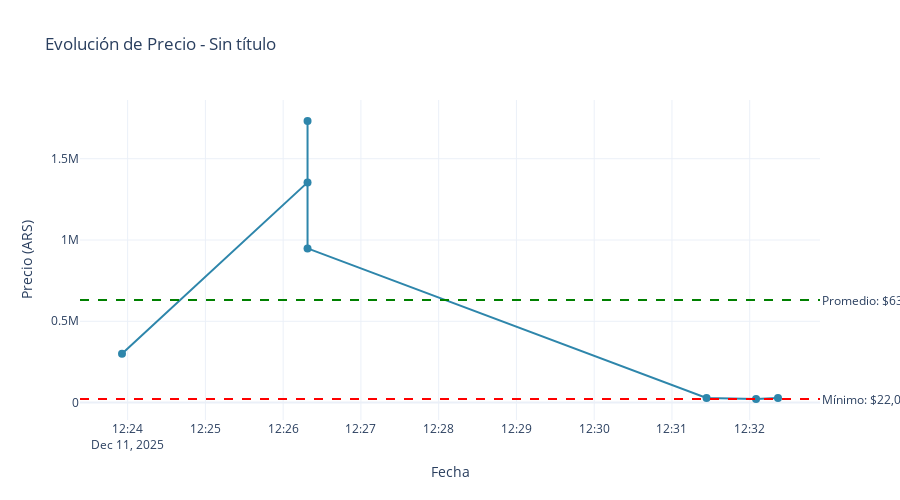

Here is the notebook cell this chart was saved with:
### Markdown cell above
### 2.1 Evolución de un producto específico (Interactivo)

### Code cell
if products:
    # Seleccionar producto a analizar
    product_index = 0  # 👈 Cambia este índice para ver otros productos
    
    product = products[product_index]
    history = db.get_price_history(product['id'])
    
    if len(history) >= 2:
        print(f"📈 Evolución de precio: {product['title'][:60]}\n")
        
        # Crear analizador
        analyzer = PriceAnalyzer(history)
        
        # Gráfico interactivo con Plotly
        analyzer.plot_price_evolution(interactive=True)
        
        # Mostrar estadísticas
        stats = analyzer.get_statistics()
        print("\n💰 Estadísticas:")
        print(f"  Precio actual: {format_price(stats['precio_actual'])}")
        print(f"  Precio mínimo: {format_price(stats['precio_minimo'])}")
        print(f"  Precio máximo: {format_price(stats['precio_maximo'])}")
        print(f"  Variación total: {stats['variacion_porcentual']:.2f}%")
    else:
        print(f"⚠️ Necesitas al menos 2 registros de precio para este producto")
else:
    print("⚠️ No hay productos en la base de datos")

### Figure 1 — Plotly figure (JSON) as saved in the notebook; plotly's stock layout.template omitted (floating-point values rounded to 4 significant figures)
{"data": [{"hovertemplate": "<b>Fecha:</b> %{x}<br><b>Precio:</b> $%{y:,.0f}<extra></extra>", "line": {"color": "#2E86AB", "width": 2}, "marker": {"size": 8}, "mode": "lines+markers", "name": "Precio", "type": "scatter", "x": ["2025-12-11T12:23:55.649957000", "2025-12-11T12:26:18.813257000", "2025-12-11T12:26:18.813667000", "2025-12-11T12:26:18.813826000", "2025-12-11T12:31:26.705453000", "2025-12-11T12:32:04.912088000", "2025-12-11T12:32:21.832275000"], "y": [300000.0, 1354000.0, 1732000.0, 948400.0, 28900.0, 22000.0, 28900.0]}], "layout": {"annotations": [{"showarrow": false, "text": "Promedio: $630,638", "x": 1, "xanchor": "left", "xref": "x domain", "y": 630600.0, "yanchor": "middle", "yref": "y"}, {"showarrow": false, "text": "Mínimo: $22,000", "x": 1, "xanchor": "left", "xref": "x domain", "y": 22000, "yanchor": "middle", "yref": "y"}], "height": 500, "hovermode": "x unified", "shapes": [{"line": {"color": "green", "dash": "dash"}, "type": "line", "x0": 0, "x1": 1, "xref": "x domain", "y0": 630600.0, "y1": 630600.0, "yref": "y"}, {"line": {"color": "red", "dash": "dash"}, "type": "line", "x0": 0, "x1": 1, "xref": "x domain", "y0": 22000, "y1": 22000, "yref": "y"}], "title": {"text": "Evolución de Precio - Sin título"}, "xaxis": {"title": {"text": "Fecha"}}, "yaxis": {"title": {"text": "Precio (ARS)"}}}}
